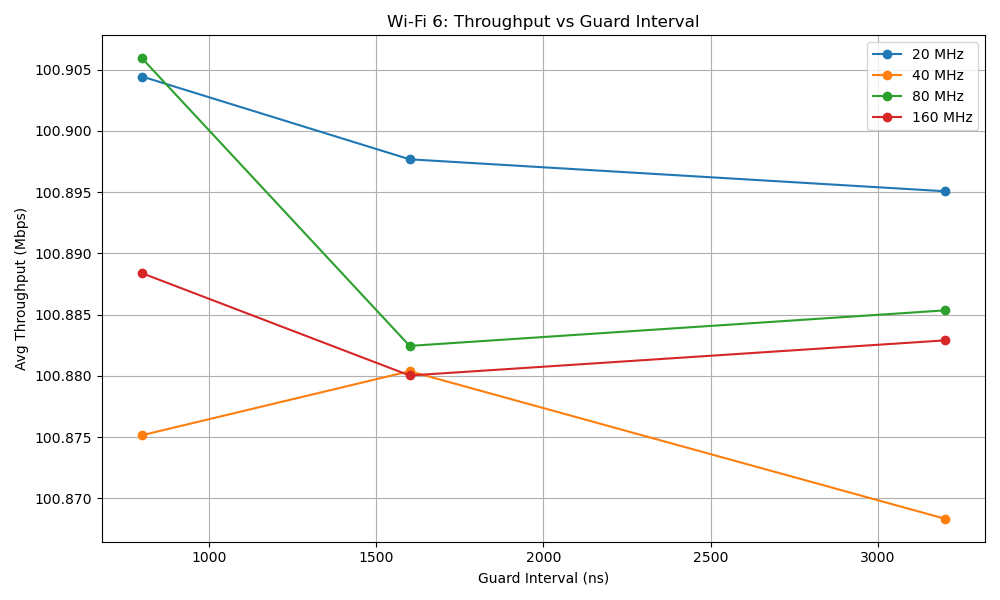

Here is the Python script that generated this plot:
import pandas as pd
import matplotlib.pyplot as plt

# Load Wi-Fi 6 results
df = pd.read_csv("wifi6_results.csv")

# Convert guard interval to integer for sorting
df["GuardInterval"] = df["GuardInterval"].astype(int)

# Group by GuardInterval and plot
plt.figure(figsize=(10, 6))
for width in sorted(df["ChannelWidth"].unique()):
    subset = df[df["ChannelWidth"] == width]
    avg_throughput = subset.groupby("GuardInterval")["ThroughputMbps"].mean()
    plt.plot(avg_throughput.index, avg_throughput.values, marker="o", label=f"{width} MHz")

plt.title("Wi-Fi 6: Throughput vs Guard Interval")
plt.xlabel("Guard Interval (ns)")
plt.ylabel("Avg Throughput (Mbps)")
plt.grid(True)
plt.legend()
plt.tight_layout()

plt.savefig("plot_wifi6_guard_interval.png")
plt.show()
